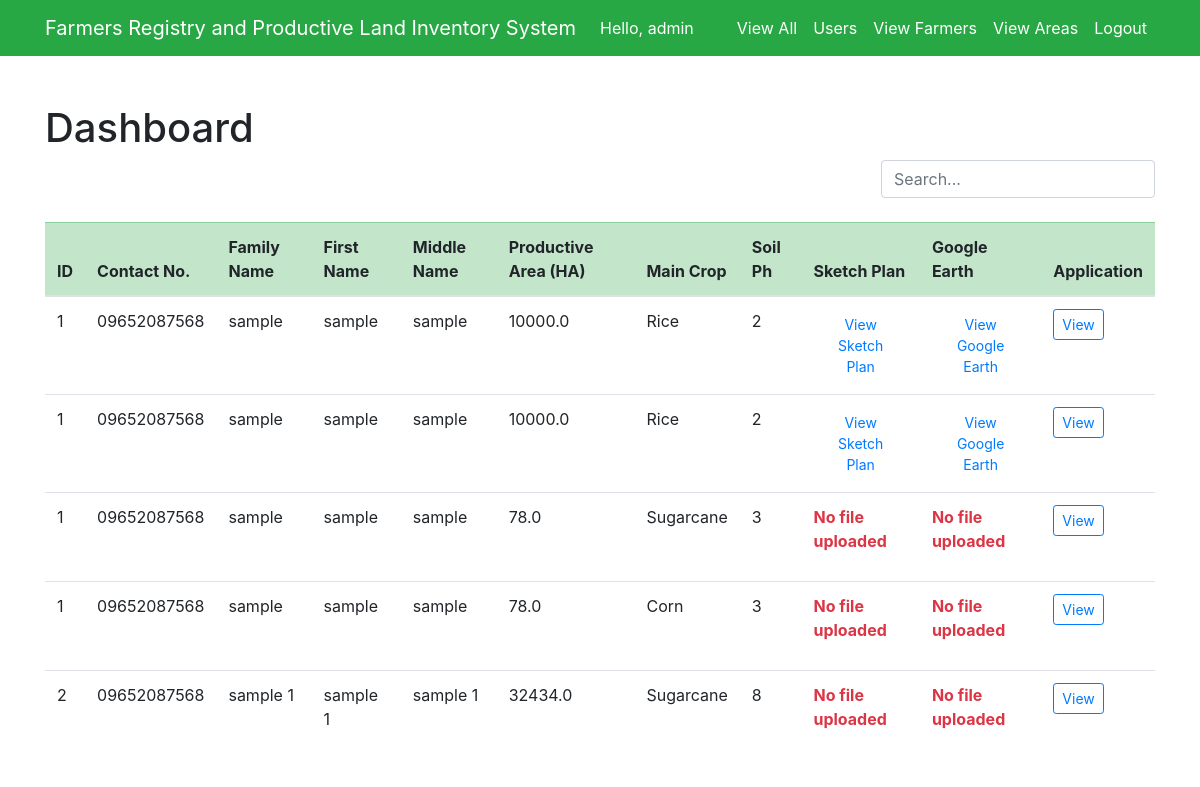
The app's page /dashboard/view (signed in) with its own data.
### test_app/models.py (models this page shows, shortened)
class AreaCrop(models.Model):
    RICE = 'Rice'
    CORN = 'Corn'
    SUGARCANE = 'Sugarcane'
    PLANTED = [
        (RICE, 'Rice'),
        (CORN, 'Corn'),
        (SUGARCANE, 'Sugarcane'),
    ]
    area_id = models.ForeignKey(UsersAreaInfo, models.CASCADE, db_column='area_id', default=None)
    crop_planted = models.CharField(max_length=9, choices=PLANTED, default=RICE)
    status = models.CharField(max_length=100, blank=True, null=True)
    remarks = models.CharField(max_length=100, blank=True, null=True)

class UsersAreaInfo(models.Model):
    RICE = 'Rice'
    CORN = 'Corn'
    SUGARCANE = 'Sugarcane'
    PLANTED = [
        (RICE, 'Rice'),
        (CORN, 'Corn'),
        (SUGARCANE, 'Sugarcane'),
    ]
    farmer_id = models.ForeignKey(Farmer, models.CASCADE, db_column='farmer_id')
    total_area = models.FloatField()
    crop_planted = models.CharField(max_length=9, choices=PLANTED, default=RICE, blank=True, null=True)
    remarks = models.CharField(max_length=100, blank=True, null=True)
    sketch_plan = models.FileField(upload_to='documents_sp/', max_length=254, blank=True)
    map = models.FileField(upload_to='documents_map/', max_length=254, blank=True)
    google_earth = models.FileField(upload_to='documents_ge/', max_length=254, blank=True)
    area_coordinates = models.FileField(upload_to='documents_coordinates/', max_length=254, blank=True)
    profile_field = models.CharField(max_length=250)
    soil_ph = models.IntegerField()
    region = models.CharField(max_length=200)
    province = models.CharField(max_length=200)
    muncity = models.CharField(max_length=200)
    brgy = models.CharField(max_length=200)

class Farmer(models.Model):
    MALE = 'M'
    FEMALE = 'F'
    PERSON_GENDER = [
        (MALE, 'Male'),
        (FEMALE, 'Female'),
    ]
    MARRIED = 'MARRIED'
    SINGLE = 'SINGLE'
    DIVORCED = 'DIVORCED'
    WIDOWED = 'WIDOWED'
    PERSON_CIVIL_STATUS = [
        (MARRIED, 'Married'),
        (SINGLE, 'Single'),
        (DIVORCED, 'Divorced'),
        (WIDOWED, 'Widowed'),
    ]
    assigned_id = models.CharField(max_length=20, blank=True, null=True)
    first_name = models.CharField(max_length=200, blank=False)
    last_name = models.CharField(max_length=200, blank=False)
    middle_name = models.CharField(max_length=200, blank=False)
    gender = models.CharField(max_length=1, choices=PERSON_GENDER, default=MALE)
    region = models.CharField(max_length=200)
    province = models.CharField(max_length=200)
    muncity = models.CharField(max_length=200)
    brgy = models.CharField(max_length=200)
    address = models.TextField(blank=True)
    contact_no = models.CharField(max_length=20, blank=True, null=True)
    tin = models.CharField(max_length=20, blank=True, null=True)
    philhealth = models.CharField(max_length=20, blank=True, null=True)
    sss = models.CharField(max_length=20, blank=True, null=True)
    pagibig = models.CharField(max_length=20, blank=True, null=True)
    civil_status = models.CharField(max_length=20, blank=True, null=True, choices=PERSON_CIVIL_STATUS, default=SINGLE)
    nationality = models.CharField(max_length=50, blank=True, null=True)
    birthdate = models.DateField(default=None)
    spouse = models.CharField(max_length=250, blank=True, null=True)
    date_created = models.DateTimeField(auto_now_add=True)

### test_app/views.py (the view)
# urls.py: path('dashboard/view', views.view_all, name='view_all'),
@login_required(login_url='/')
def view_all(request):
    if request.method == 'GET':
        records = AreaCrop.objects.all()
        context = {
            'farmer_records': records,
        }
        return render(request, 'test_app/dashboard_viewall.html', context)
    else:
        pass

### test_app/templates/test_app/dashboard_viewall.html
{% extends 'test_app/base.html' %}
{% block content %}
<div class="row justify-content-center mt-5">
    <div class="col-md-12">
        <h1>Dashboard</h1>
        <div class="d-flex flex-row-reverse">
            <div class="row">
                <div class="col-sm-12 col-md-12">
                    <input type="search" class="form-control" placeholder="Search..." id="search_farmer" />
                </div>
            </div>
        </div>
        <br>
        <table class="table table hover table-stripped table-responsive-md">
            <thead class="table-success">
                <tr>
                    <th scope="col">ID</th>
                    <th scope="col">Contact No.</th>
                    <th scope="col">Family Name</th>
                    <th scope="col">First Name</th>
                    <th scope="col">Middle Name</th>
                    <th scope="col">Productive Area (HA)</th>
                    <th scope="col">Main Crop</th>
                    <th scope="col">Soil Ph</th>
                    <th scope="col">Sketch Plan</th>
                    <th scope="col">Google Earth</th>
                    <th scope="col" align="center">Application</th>
                </tr>
            </thead>
            <tbody>
                {% for farmer in farmer_records %}
                    <tr>
                        <td scope="row">{{ farmer.area_id.farmer_id.id }}</td>
                        <td>{{ farmer.area_id.farmer_id.contact_no }}</td>
                        <td>{{ farmer.area_id.farmer_id.last_name }}</td>
                        <td>{{ farmer.area_id.farmer_id.first_name }}</td>
                        <td>{{ farmer.area_id.farmer_id.middle_name }}</td>
                        <td>{{ farmer.area_id.total_area }}</td>
                        <td>{{ farmer.crop_planted }}</td>
                        <td>{{ farmer.area_id.soil_ph }}</td>
                        <td>
                            {% if farmer.area_id.sketch_plan %}
                                <a type="button" class="btn btn-outline-link btn-sm text-primary" href="/media/{{ farmer.area_id.sketch_plan }}" target="_blank">View Sketch Plan</a>
                            {% else %}
                                <p class="text-danger"><strong>No file uploaded</strong></p>
                            {% endif %}
                        </td>
                        <td>
                            {% if farmer.area_id.google_earth %}
                                <a type="button" class="btn btn-outline-link btn-sm text-primary" href="/media/{{ farmer.area_id.google_earth }}" target="_blank">View Google Earth</a>
                            {% else %}
                                <p class="text-danger"><strong>No file uploaded</strong></p>
                            {% endif %}
                        </td>
                        <td><a type="button" class="btn btn-outline-primary btn-sm text-primary" href="#">View</a></td>
                    </tr>
                {% endfor %}
            </tbody>
        </table>
    </div>
</div
{% endblock content %}

### test_app/templates/test_app/base.html (shortened to what this page needs)
<!doctype html>
<html lang="en">
<head>
    <link rel="stylesheet" href="https://stackpath.bootstrapcdn.com/bootstrap/4.4.1/css/bootstrap.min.css">
</head>
<body>
<nav class="navbar navbar-expand-md navbar-light bg-success">
<div class="container">
    {% if user.is_superuser %}<a class="navbar-brand" href="{% url 'user_dashboard' %}">{% else %}<a class="navbar-brand" href="{% url 'user_info' %}">{% endif %}
        <span class="text-white">Farmers Registry and Productive Land Inventory System</span>
    </a>
    <div class="collapse navbar-collapse" id="navbarNav">
        {% if user.is_authenticated %}
            <ul class="navbar-nav mr-auto">
                <li class="nav-item">
                    <span class="nav-link text-white">Hello, {{ request.user }}</span>
                </li>
            </ul>
        {% endif %}
    <ul class="navbar-nav ml-auto">
        {% if user.is_authenticated %}
            <li class="nav-item">
                {% if user.is_superuser %}
                    <a href="{% url 'view_all' %}" class="nav-link text-white">View All</a>
                {% endif %}
            </li>
            <li class="nav-item">
                {% if user.is_superuser %}
                    <a href="{% url 'user_list' %}" class="nav-link text-white">Users</a>
                {% endif %}
            </li>
            <li class="nav-item">
                {% if user.is_superuser %}
                    <a href="{% url 'user_dashboard' %}" class="nav-link text-white">View Farmers</a>
                {% endif %}
            </li>
            <li class="nav-item">
                {% if user.is_superuser %}
                    <a href="{% url 'viewarea_dashboard' %}" class="nav-link text-white">View Areas</a>
                {% endif %}
            </li>
            <li class="nav-item">
                <a href="#" onclick="$('#signOutBtn').click()" class="nav-link text-white">Logout</a>
            </li>
        {% endif %}
    </ul>
    </div>
</div>
</nav>
<div class="container">
{% block content %}{% endblock %}
</div>
</body>
</html>

### records on screen
AreaCrop: area_id.farmer_id.id "1", area_id.farmer_id.contact_no "09652087568", area_id.farmer_id.last_name "sample", area_id.farmer_id.first_name "sample", area_id.farmer_id.middle_name "sample", area_id.total_area "10000.0", crop_planted "Rice", area_id.soil_ph "2"
AreaCrop: area_id.farmer_id.id "1", area_id.farmer_id.contact_no "09652087568", area_id.farmer_id.last_name "sample", area_id.farmer_id.first_name "sample", area_id.farmer_id.middle_name "sample", area_id.total_area "10000.0", crop_planted "Rice", area_id.soil_ph "2"
AreaCrop: area_id.farmer_id.id "1", area_id.farmer_id.contact_no "09652087568", area_id.farmer_id.last_name "sample", area_id.farmer_id.first_name "sample", area_id.farmer_id.middle_name "sample", area_id.total_area "78.0", crop_planted "Sugarcane", area_id.soil_ph "3", shows "No file uploaded"
AreaCrop: area_id.farmer_id.id "1", area_id.farmer_id.contact_no "09652087568", area_id.farmer_id.last_name "sample", area_id.farmer_id.first_name "sample", area_id.farmer_id.middle_name "sample", area_id.total_area "78.0", crop_planted "Corn", area_id.soil_ph "3", shows "No file uploaded"
AreaCrop: area_id.farmer_id.id "2", area_id.farmer_id.contact_no "09652087568", area_id.farmer_id.last_name "sample 1", area_id.farmer_id.first_name "sample 1", area_id.farmer_id.middle_name "sample 1", area_id.total_area "32434.0", crop_planted "Sugarcane", area_id.soil_ph "8", shows "No file uploaded"

### other values on screen
{{ request.user }} "admin"
